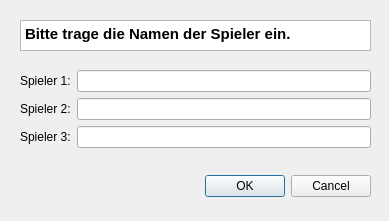
<?xml version="1.0" encoding="UTF-8"?>
<ui version="4.0">
 <class>DreiSpielerDialog</class>
 <widget class="QDialog" name="DreiSpielerDialog">
  <property name="geometry">
   <rect>
    <x>0</x>
    <y>0</y>
    <width>389</width>
    <height>221</height>
   </rect>
  </property>
  <property name="windowTitle">
   <string>Dialog</string>
  </property>
  <widget class="QDialogButtonBox" name="buttonBox">
   <property name="geometry">
    <rect>
     <x>30</x>
     <y>170</y>
     <width>341</width>
     <height>32</height>
    </rect>
   </property>
   <property name="orientation">
    <enum>Qt::Horizontal</enum>
   </property>
   <property name="standardButtons">
    <set>QDialogButtonBox::Cancel|QDialogButtonBox::Ok</set>
   </property>
  </widget>
  <widget class="QTextBrowser" name="textBrowser">
   <property name="geometry">
    <rect>
     <x>20</x>
     <y>20</y>
     <width>351</width>
     <height>31</height>
    </rect>
   </property>
   <property name="html">
    <string>&lt;!DOCTYPE HTML PUBLIC &quot;-//W3C//DTD HTML 4.0//EN&quot; &quot;http://www.w3.org/TR/REC-html40/strict.dtd&quot;&gt;
&lt;html&gt;&lt;head&gt;&lt;meta name=&quot;qrichtext&quot; content=&quot;1&quot; /&gt;&lt;style type=&quot;text/css&quot;&gt;
p, li { white-space: pre-wrap; }
&lt;/style&gt;&lt;/head&gt;&lt;body style=&quot; font-family:'MS Shell Dlg 2'; font-size:8pt; font-weight:400; font-style:normal;&quot;&gt;
&lt;p style=&quot; margin-top:0px; margin-bottom:0px; margin-left:0px; margin-right:0px; -qt-block-indent:0; text-indent:0px;&quot;&gt;&lt;span style=&quot; font-size:11pt; font-weight:600;&quot;&gt;Bitte trage die Namen der Spieler ein.&lt;/span&gt;&lt;/p&gt;&lt;/body&gt;&lt;/html&gt;</string>
   </property>
  </widget>
  <widget class="QWidget" name="layoutWidget">
   <property name="geometry">
    <rect>
     <x>20</x>
     <y>70</y>
     <width>351</width>
     <height>80</height>
    </rect>
   </property>
   <layout class="QGridLayout" name="gridLayout">
    <item row="0" column="0">
     <widget class="QLabel" name="label">
      <property name="text">
       <string>Spieler 1:</string>
      </property>
     </widget>
    </item>
    <item row="0" column="1">
     <widget class="QLineEdit" name="spielerName31"/>
    </item>
    <item row="1" column="0">
     <widget class="QLabel" name="label_2">
      <property name="text">
       <string>Spieler 2:</string>
      </property>
     </widget>
    </item>
    <item row="1" column="1">
     <widget class="QLineEdit" name="spielerName32"/>
    </item>
    <item row="2" column="0">
     <widget class="QLabel" name="label_3">
      <property name="text">
       <string>Spieler 3:</string>
      </property>
     </widget>
    </item>
    <item row="2" column="1">
     <widget class="QLineEdit" name="spielerName33"/>
    </item>
   </layout>
  </widget>
 </widget>
 <resources/>
 <connections>
  <connection>
   <sender>buttonBox</sender>
   <signal>accepted()</signal>
   <receiver>DreiSpielerDialog</receiver>
   <slot>accept()</slot>
   <hints>
    <hint type="sourcelabel">
     <x>248</x>
     <y>254</y>
    </hint>
    <hint type="destinationlabel">
     <x>157</x>
     <y>274</y>
    </hint>
   </hints>
  </connection>
  <connection>
   <sender>buttonBox</sender>
   <signal>rejected()</signal>
   <receiver>DreiSpielerDialog</receiver>
   <slot>reject()</slot>
   <hints>
    <hint type="sourcelabel">
     <x>316</x>
     <y>260</y>
    </hint>
    <hint type="destinationlabel">
     <x>286</x>
     <y>274</y>
    </hint>
   </hints>
  </connection>
 </connections>
</ui>
